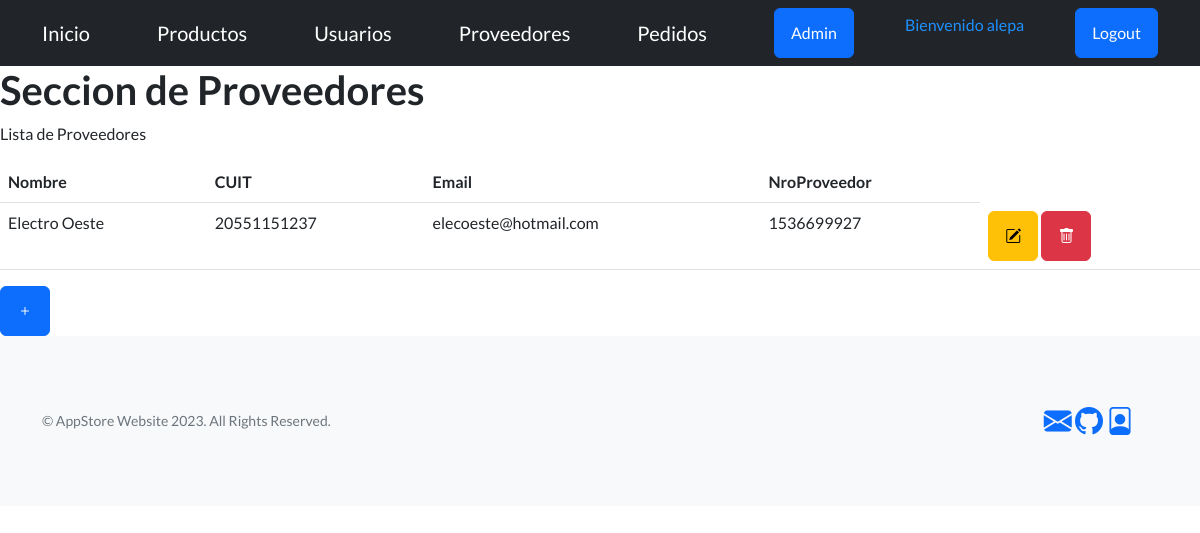
/app-store/proveedores/ (signed in), run on the app's committed database.
### AppStore/models.py (models this page shows, shortened)
class Proveedor(models.Model):
    nombre = models.CharField(max_length=30)
    cuit =models.IntegerField()
    email = models.EmailField(null=True)
    numero = models.IntegerField()

### AppStore/views.py (the view)
# urls.py: path('proveedores/', proveedores , name='Proveedores'),
@staff_member_required(login_url='/app-store/login')
def proveedores(req):
    lista = Proveedor.objects.all()
    return render(req,"proveedores.html" , {"proveedores": lista})

### AppStore/templates/proveedores.html
{% extends 'main.html' %}
{% block bloqueMutable %}
            <h1>Seccion de Proveedores</h1>
            <p>
                Lista de Proveedores
            </p>
            <table class="table">
                <thead>
                    <tr>
                        <th scope="col">Nombre</th>
                        <th scope="col">CUIT</th>
                        <th scope="col">Email</th>
                        <th scope="col">NroProveedor</th>
                    </tr>
                </thead>
                <tbody>
                    {% for proveedor in proveedores %}
                    <tr>
                        <td>{{ proveedor.nombre }}</td>
                        <td>{{ proveedor.cuit }}</td>
                        <td>{{ proveedor.email }}</td>
                        <td>{{ proveedor.numero }}</td>
                         <td><a type="button" class="btn btn-warning" href="{% url 'ActualizarProveedor' proveedor.id %}"><i class="bi bi-pencil-square"></i></a>
                            <a type="button" class="btn btn-danger" href="{% url 'EliminaProveedor' proveedor.id %}"><i class="bi bi-trash"></i></a>
                        </td>
                    </tr>
                    {% endfor %}
                </tbody>
            </table>
            <a class="btn btn-primary" href="../proveedor-formulario" role="button"> <i class="bi bi-plus"></i> </a>
{% endblock bloqueMutable %}

### AppStore/templates/navbar.html
<nav class="navbar navbar-dark bg-dark static-top">
    <div class="container">
        <a class="navbar-brand" href="{% url 'Inicio' %}">Inicio</a>
        {% if user.is_authenticated %}
        <a class="navbar-brand" href="{% url 'Productos' %}">Productos</a>
        {% if user.is_staff %}
        <a class="navbar-brand" href="{% url 'Usuarios' %}">Usuarios</a>
        <a class="navbar-brand" href="{% url 'Proveedores' %}">Proveedores</a>
        <a class="navbar-brand" href="{% url 'Pedidos' %}">Pedidos</a>
        <a class="btn btn-primary" href="/admin">Admin</a>
        {% endif %}
        <p style="color:DodgerBlue;">Bienvenido {{user.username}}</p>
        <a class="btn btn-primary" href="{% url 'Logout' %}">Logout</a>
    {% else %}
        <a class="btn btn-primary" href="{% url 'Login' %}">Login</a>
    {% endif %}
    </div>
</nav>

### data on the page
Proveedor: nombre "Electro Oeste", cuit "20551151237", email "elecoeste@hotmail.com", numero "1536699927"

### other printed values
{{ user.username }} "alepa"
